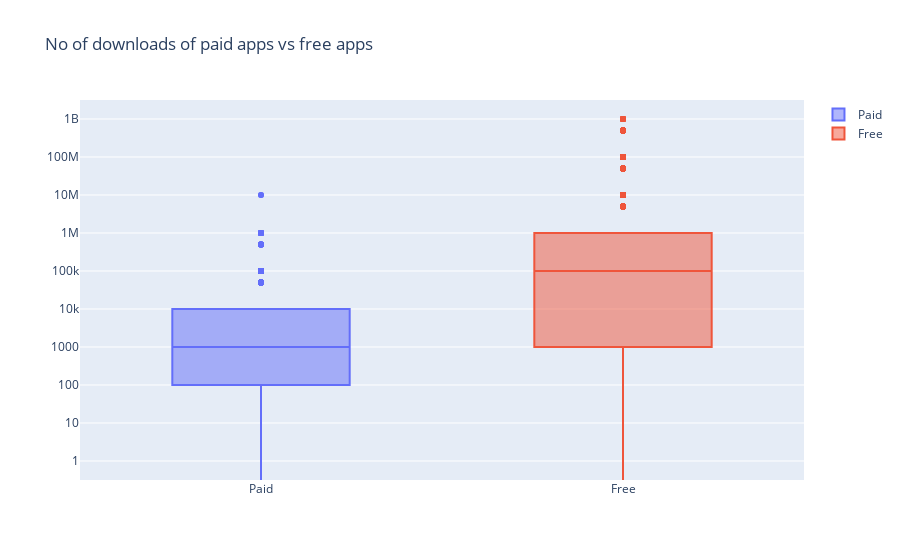

Notebook code cell kept with this figure:
### Code cell
trace0=go.Box(y=apps[apps['Type']=='Paid']['Installs'],name='Paid')
trace1=go.Box(y=apps[apps['Type']=='Free']['Installs'],name='Free')
layout=go.Layout(title='No of downloads of paid apps vs free apps',yaxis=dict(type='log',autorange=True))
data=[trace0,trace1]
plotly.offline.iplot({'data':data,'layout':layout})

### Figure 1 — Plotly figure (JSON) as saved in the notebook; plotly's stock layout.template omitted (floating-point values rounded to 4 significant figures; data arrays with more than 128 entries replaced by an {"elided": "..."} marker saying what was removed)
{"data": [{"name": "Paid", "type": "box", "y": {"elided": "756 int values"}}, {"name": "Free", "type": "box", "y": {"elided": "8903 int values"}}], "layout": {"title": {"text": "No of downloads of paid apps vs free apps"}, "yaxis": {"autorange": true, "type": "log"}}}
